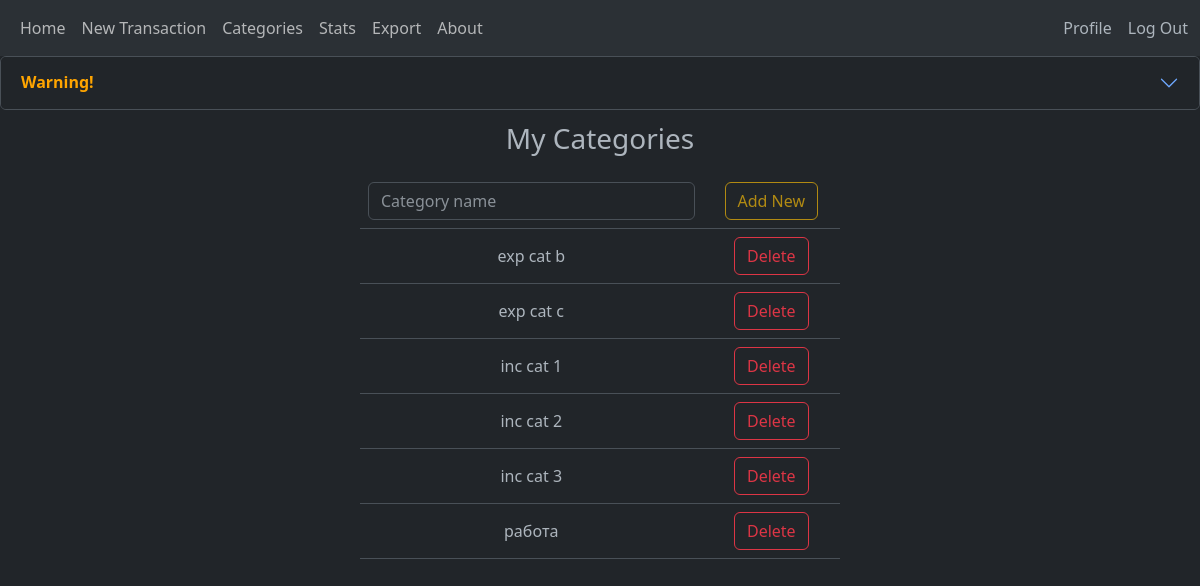
Page /categories (signed in) on the committed database.
### tables this page shows
CREATE TABLE Categories(user_id INTEGER NOT NULL, name TEXT NOT NULL, PRIMARY KEY (user_id, name), FOREIGN KEY (user_id) REFERENCES Users (user_id) ON DELETE CASCADE);

### app.py (the view, shortened to what this page needs)
@app.route('/categories', methods=["GET", "POST"])
@login_required
def categories():
    rows = db.execute("SELECT name FROM Categories WHERE user_id = ?;", session["user_id"])
    if request.method == "GET":
        return render_template("categories.html", rows=rows)

### helpers.py (called while the page is built)
def login_required(f):
    @wraps(f)
    def decorated_function(*args, **kwargs):
        if session.get("user_id") is None:
            return redirect("/login")
        return f(*args, **kwargs)
    return decorated_function

### templates/categories.html (shortened to what this page needs)
{% extends "layout.html" %}
{% block body %}
<div class="accordion" id="accordionExample">
  <div class="accordion-item">
    <h2 class="accordion-header">
      <button style="color:orange;" class="accordion-button collapsed" type="button" data-bs-toggle="collapse" data-bs-target="#collapseThree" aria-expanded="false" aria-controls="collapseThree">
        <strong>Warning!</strong>
      </button>
    </h2>
  </div>
</div>
<h3>My Categories</h3>
<table id="catList" class="table table-hover">
  <tbody>
    <tr>
      <form action="/categories", method="post">
        <td>
          <input name="name" id="addCatField" type="text" class="form-control" placeholder="Category name" aria-label="Category name" aria-describedby="button-addon2" autocomplete="off" required autofocus maxlength="16">
        </td>
        <td>
          <button id="addCatButton" class="btn btn-outline-warning" type="submit" id="button-addon2" disabled>Add New</button>
        </td>
      </form>
    </tr>
  {% if rows %}
  {% for row in rows %}
  <tr>
    <td>{{row.name}}</td>
    <td>
      <form action="/categories" method="post">
        <button type="submit" class="btn btn-outline-danger">Delete</button>
      </form>
    </td>
  </tr>
  {% endfor %}
  </tbody>
</table>
<br>
{% else %}
</tbody>
</table>
<br>
<p>No categories yet. You can create a new one.</p>
<br>
{% endif %}
{% endblock %}

### static/styles.css (style rules this page uses)
body { text-align: center; }
form { max-width: 20rem; margin: auto; }
h3 { line-height: 2; }
button { color: orange; }
#catList { max-width: 30rem; margin: auto; }
.table { vertical-align: middle; }

### rows in the picture
Categories: name "exp cat b"
Categories: name "exp cat c"
Categories: name "inc cat 1"
Categories: name "inc cat 2"
Categories: name "inc cat 3"
Categories: name "работа"
